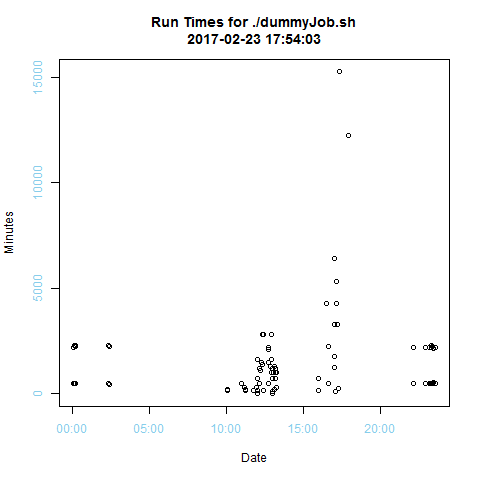

Write the R code that produced this figure.
# R script expecting a single argument of the job name
# outputs a png file

titleTmp = 'Run Times for'
args <- commandArgs(TRUE)

for (arg in args) titleTmp = paste(titleTmp, arg, sep=" ");

data = read.csv('runtimes.csv', stringsAsFactors=F,header=T, sep=',')
x<-as.POSIXct(data$startDatetime,format='%Y-%m-%dT%H:%M:%S')
y<-data$milliseconds
png('runtimes.png')
plot(x,y,col.axis = 'sky blue',xlab='Date',ylab='Minutes')
title(main=paste(titleTmp, Sys.time(), sep="\n"))

        
